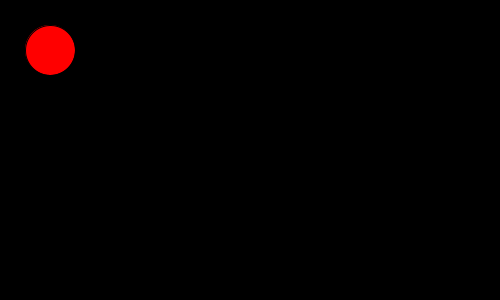
Frame 1 (no input)
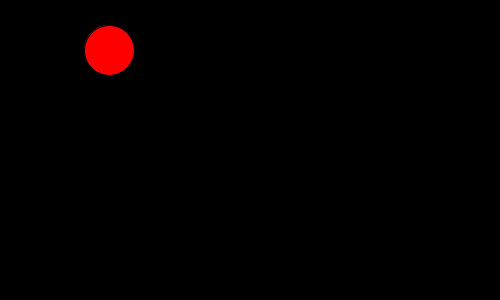
Frame 60 (the mouse pressed at the canvas centre just before this capture)
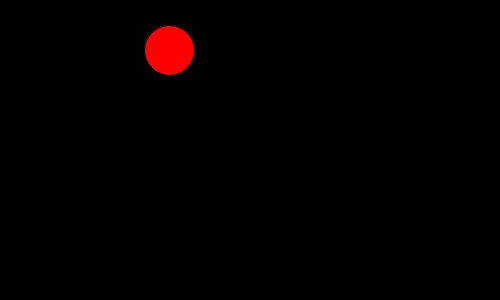
Frame 120 (the mouse held since frame 60 and released just before this capture)

The Processing sketch that drew these frames (run headless with seeded random() and noise(); from frame 60 on, the mouse is pressed at the canvas centre):

// Processing sketch: sketch_200902c
// ── sketch_200902c.pde
float x = 50;
float y = 50;

void setup(){
  size(500,300);
}

void draw(){
  background(0);
  fill(255,0,0);
  ellipse(x,y,50,50);
  x++;
  if(x > width){
    x = 0;
    y+=100;
  }else if(y > height){  
//当小球在纵向运动上超出画布范围时，将其纵向坐标重新设置为50  
    y = 50;
  }
}
